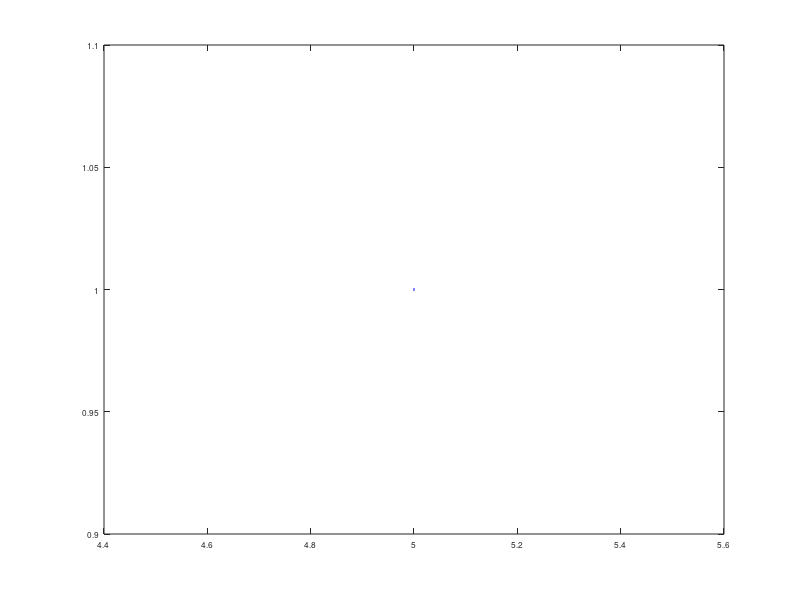

Source code (MATLAB): (Note: this script raises an error after producing the figure.)
clear variables
close all
clc

methods={'hdmr'           ,'HDMR'    ,'o',  [0      0      1     ],...
    'chi2'                ,'Chi2'    ,'+',  [1      0      0     ],...
    'svmrfe'              ,'SVM-RFE' ,'*',  [0      1      0     ],...
    'relieff'             ,'ReliefF' ,'.',  [0      0      0.1724],...
    'infogain'            ,'IG'      ,'x',  [1      0.1034 0.7241],...
    'fisher'              ,'Fisher'  ,'s',  [1      0.8276 0     ],...
    'mrmr'                ,'mRMR'    ,'d',  [0      0.3448 0     ],...
    'jmi'                 ,'JMI'     ,'^',  [0.5172 0.5172 1     ]};

dats={'INDIANPINES','BOTSWANA','SUNDIKEN'};
datanames = {'Indian Pines','Botswana','Sundiken'};
classifiers={'svm','bayes','tree'};
classifiernames={'SVM','Bayes','CART'};

legend_size=6;
labelsize=6;
ticksize=6;

for m=1:length(classifiers);
    for i=1:length(dats)
        data=dats{i};
        classifiername=classifiernames{m};
        dataname = datanames{i};
        
        classifier=classifiers{m};
        %figure('Visible','on')
        figure('PaperUnits','points','Position',[0 0 172 70]);
        
        leginfo={};
        ymin = Inf;
        ymax = -Inf;
        
        for j=1:length(methods)/4
            method    = methods{(j-1)*4+1};
            methodname= methods{(j-1)*4+2};
            marker    = methods{(j-1)*4+3};
            color     = methods{(j-1)*4+4};
            resfile=sprintf('../results/%s_accuracy_%s_%s.mat',data,method,classifier);
            if exist(resfile,'file') == 2
                load(resfile)
                plot(frange,mean(accuracies(:,:)),'Color',color,...
                    'Marker',marker,'MarkerFaceColor',color,'Markers',2,'LineWidth',1);
                leginfo{end+1} = methodname;
                
                if max(mean(accuracies(:,:))) > ymax
                    ymax = max(mean(accuracies(:,:))) ;
                end
                if min(mean(accuracies(:,:))) < ymin
                    ymin = min(mean(accuracies(:,:)));
                end
            else
                fprintf('%s doesnt exists\n',resfile);
                plot(5,1,'Color',color);
                leginfo{end+1}=method;
            end
            hold on
        end
        
        %h_legend=legend(leginfo,'Location','SouthEast','Interpreter','none');
        %set(h_legend,'FontSize',legend_size);
        set(gcf,'color','w');
        set(gca,'FontSize',6);
        %xlabel('# Features','FontSize',labelsize);
        %ylabel('Classification Accuracy','FontSize',labelsize);
        xlim([frange(1) frange(end)]);
        ylim([ymin ymax]);
        pdffile=sprintf('../figures/%s_accuracy_%s.pdf',data,classifier);
        fprintf('Creating %s\n',pdffile);
        if strcmp(classifier,'svm') || strcmp(classifier,'bayes')
            set(gca,'XTick',[]);
        end
        set(gca,'YTick',[ymin ymax],...
            'YTickLabel',{sprintf('%3.1f',ymin),sprintf('%3.1f',ymax)});
        
        text(double(frange(1)-5*100/(frange(end)-frange(1))),0.5*(ymin+ymax),'accuracy',...
            'Rotation',90,'HorizontalAlignment','center',...
            'VerticalAlignment','bottom','FontSize',8);
        text(double(frange(end)-frange(1))/2,ymin,...
            sprintf('%s/%s',dataname,classifiername),...
            'VerticalAlignment','bottom','FontSize',10,...
            'HorizontalAlignment','center',...
            'FontName','Times');
        % Trimming the whitespaces around the edges
%         ax = gca;
%         outerpos = ax.OuterPosition;
%         ti = ax.TightInset;
%         left = outerpos(1) + ti(1);
%         bottom = outerpos(2) + ti(2);
%         ax_width = outerpos(3) - ti(1) - ti(3);
%         ax_height = outerpos(4) - ti(2) - ti(4);
%         ax.Position = [left bottom ax_width ax_height];
        export_fig(pdffile);
    end
end